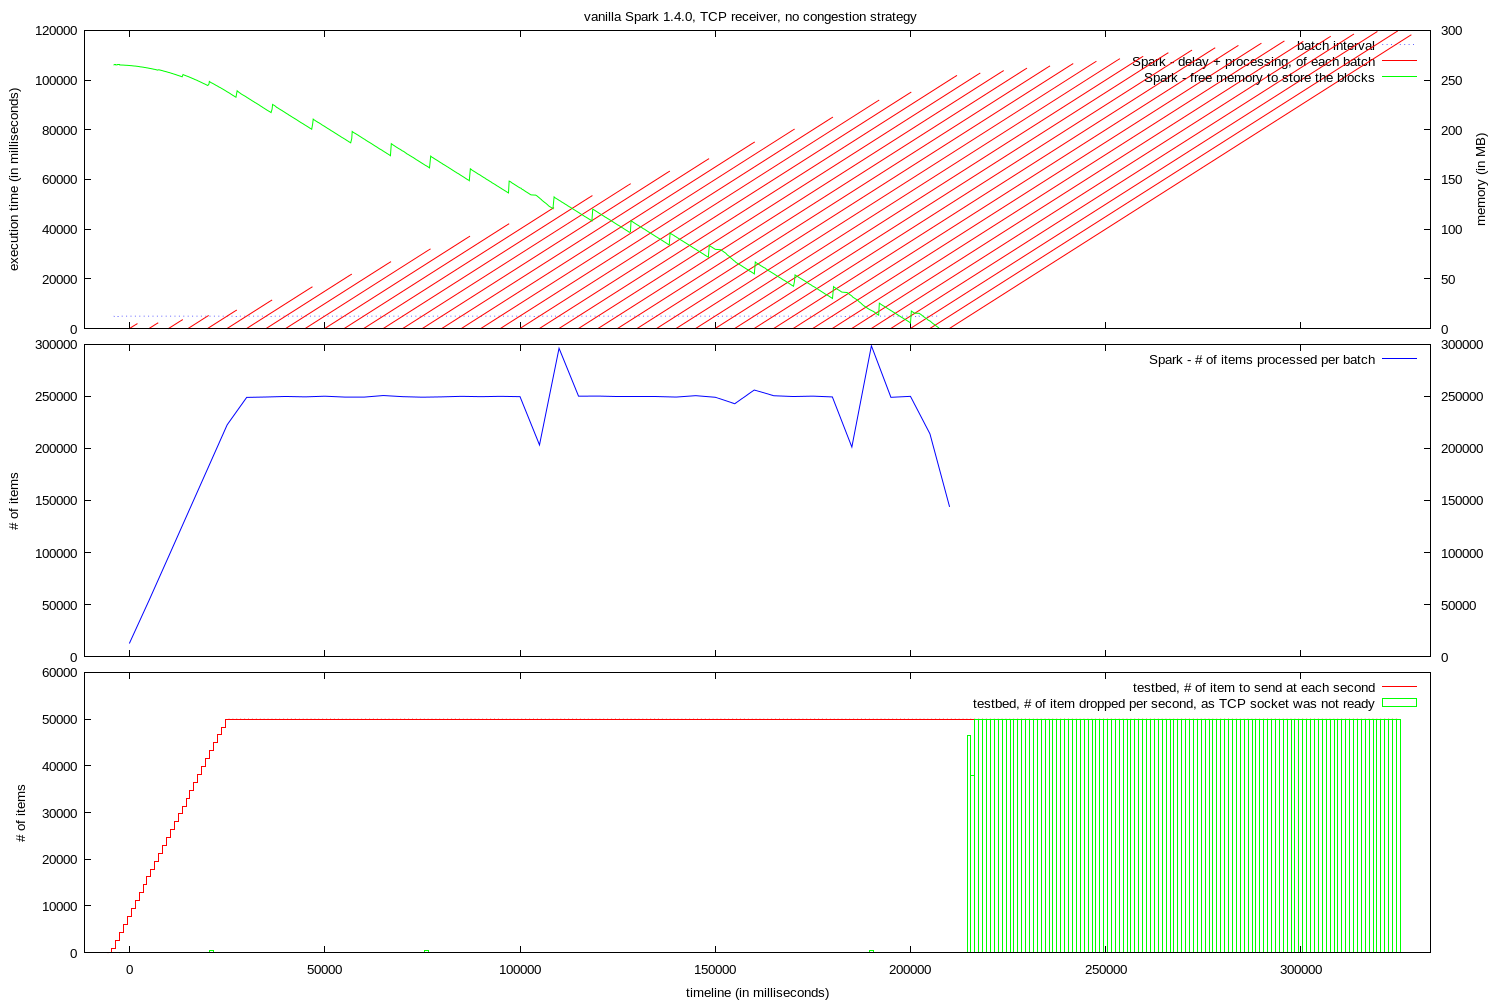

Write the gnuplot code that produced this figure.

set y2range [0:]
set y2tics
set yrange [0:]
set lmargin 12
set rmargin 10

set style arrow 1 nohead ls 1
set ytics nomirror

set terminal pngcairo dashed enhanced font "arial,10" fontscale 1.0 size 1500,1000
set output "graph.png"

set multiplot layout 3, 1 title "vanilla Spark 1.4.0, TCP receiver, no congestion strategy"

set xrange [ -11543 : 333193 ]
set xtics format " "
set bmargin 1
set ylabel "execution time (in milliseconds)"
set y2label "memory (in MB)"

plot "memory.log" using 1:(5000) with line lt 0 lc 3 title "batch interval", \
  "execution.log" using 2:(0):($1-$2):($1-$2) with vector title "Spark - delay + processing, of each batch" arrowstyle 1, \
  "memory.log" using 1:($2/1024) axes x1y2 with lines title "Spark - free memory to store the blocks" lt 1 lc 2
 


set tmargin 0
set ylabel "# of items"
set y2label "drop ratio"

plot "execution.log" using 2:4 with line title "Spark - # of items processed per batch" lt 1 lc 3


set xlabel "timeline (in milliseconds)"


set xtics format "%g"
set bmargin 3
set ylabel "# of items"
unset y2label
unset y2tics


set yrange [ 0 : 60000 ]
set y2range [ 0 : 60000 ]

set boxwidth 1000

plot "tick.log" using 1:2 with steps title "testbed, # of item to send at each second" lt 1 lc 1, \
  "droppedValuesPerSecond.log" using 1:2 with boxes title "testbed, # of item dropped per second, as TCP socket was not ready" lt 1 lc 2


unset multiplot
